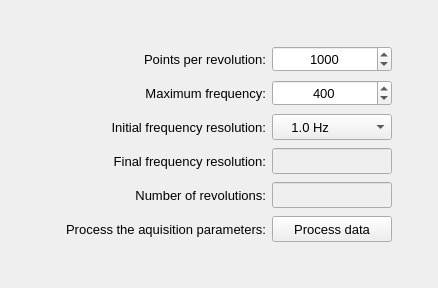
           <widget class="QWidget" name="tab_signal_processing">
            <attribute name="title">
             <string>Signal processing</string>
            </attribute>
            <layout class="QGridLayout" name="gridLayout_26">
             <property name="leftMargin">
              <number>2</number>
             </property>
             <property name="topMargin">
              <number>2</number>
             </property>
             <property name="rightMargin">
              <number>2</number>
             </property>
             <property name="bottomMargin">
              <number>2</number>
             </property>
             <property name="horizontalSpacing">
              <number>2</number>
             </property>
             <property name="verticalSpacing">
              <number>6</number>
             </property>
             <item row="0" column="0">
              <spacer name="verticalSpacer_2">
               <property name="orientation">
                <enum>Qt::Vertical</enum>
               </property>
               <property name="sizeHint" stdset="0">
                <size>
                 <width>20</width>
                 <height>40</height>
                </size>
               </property>
              </spacer>
             </item>
             <item row="2" column="0">
              <spacer name="verticalSpacer">
               <property name="orientation">
                <enum>Qt::Vertical</enum>
               </property>
               <property name="sizeHint" stdset="0">
                <size>
                 <width>20</width>
                 <height>40</height>
                </size>
               </property>
              </spacer>
             </item>
             <item row="1" column="0">
              <widget class="QFrame" name="frame_4">
               <property name="maximumSize">
                <size>
                 <width>16777215</width>
                 <height>16777215</height>
                </size>
               </property>
               <property name="frameShape">
                <enum>QFrame::NoFrame</enum>
               </property>
               <property name="frameShadow">
                <enum>QFrame::Raised</enum>
               </property>
               <layout class="QGridLayout" name="gridLayout">
                <property name="leftMargin">
                 <number>4</number>
                </property>
                <property name="topMargin">
                 <number>4</number>
                </property>
                <property name="rightMargin">
                 <number>4</number>
                </property>
                <property name="bottomMargin">
                 <number>4</number>
                </property>
                <property name="horizontalSpacing">
                 <number>6</number>
                </property>
                <property name="verticalSpacing">
                 <number>8</number>
                </property>
                <item row="3" column="1">
                 <widget class="QLabel" name="label_39">
                  <property name="minimumSize">
                   <size>
                    <width>220</width>
                    <height>26</height>
                   </size>
                  </property>
                  <property name="maximumSize">
                   <size>
                    <width>220</width>
                    <height>26</height>
                   </size>
                  </property>
                  <property name="font">
                   <font>
                    <pointsize>10</pointsize>
                   </font>
                  </property>
                  <property name="text">
                   <string>Final frequency resolution:</string>
                  </property>
                  <property name="alignment">
                   <set>Qt::AlignRight|Qt::AlignTrailing|Qt::AlignVCenter</set>
                  </property>
                 </widget>
                </item>
                <item row="2" column="2">
                 <widget class="QComboBox" name="comboBox_frequency_resolution">
                  <property name="minimumSize">
                   <size>
                    <width>120</width>
                    <height>0</height>
                   </size>
                  </property>
                  <property name="maximumSize">
                   <size>
                    <width>120</width>
                    <height>26</height>
                   </size>
                  </property>
                  <property name="font">
                   <font>
                    <pointsize>10</pointsize>
                   </font>
                  </property>
                  <property name="layoutDirection">
                   <enum>Qt::LeftToRight</enum>
                  </property>
                  <property name="currentIndex">
                   <number>3</number>
                  </property>
                  <item>
                   <property name="text">
                    <string>    0.1 Hz</string>
                   </property>
                  </item>
                  <item>
                   <property name="text">
                    <string>    0.2 Hz</string>
                   </property>
                  </item>
                  <item>
                   <property name="text">
                    <string>    0.5Hz</string>
                   </property>
                  </item>
                  <item>
                   <property name="text">
                    <string>    1.0 Hz</string>
                   </property>
                  </item>
                  <item>
                   <property name="text">
                    <string>    2.0 Hz</string>
                   </property>
                  </item>
                 </widget>
                </item>
                <item row="1" column="2">
                 <widget class="QSpinBox" name="spinBox_max_frequency">
                  <property name="minimumSize">
                   <size>
                    <width>120</width>
                    <height>0</height>
                   </size>
                  </property>
                  <property name="maximumSize">
                   <size>
                    <width>120</width>
                    <height>26</height>
                   </size>
                  </property>
                  <property name="font">
                   <font>
                    <pointsize>10</pointsize>
                   </font>
                  </property>
                  <property name="alignment">
                   <set>Qt::AlignCenter</set>
                  </property>
                  <property name="minimum">
                   <number>100</number>
                  </property>
                  <property name="maximum">
                   <number>1000</number>
                  </property>
                  <property name="singleStep">
                   <number>10</number>
                  </property>
                  <property name="value">
                   <number>400</number>
                  </property>
                 </widget>
                </item>
                <item row="4" column="1">
                 <widget class="QLabel" name="label_40">
                  <property name="minimumSize">
                   <size>
                    <width>220</width>
                    <height>26</height>
                   </size>
                  </property>
                  <property name="maximumSize">
                   <size>
                    <width>220</width>
                    <height>26</height>
                   </size>
                  </property>
                  <property name="font">
                   <font>
                    <pointsize>10</pointsize>
                   </font>
                  </property>
                  <property name="text">
                   <string>Number of revolutions:</string>
                  </property>
                  <property name="alignment">
                   <set>Qt::AlignRight|Qt::AlignTrailing|Qt::AlignVCenter</set>
                  </property>
                 </widget>
                </item>
                <item row="4" column="2">
                 <widget class="QLineEdit" name="lineEdit_number_of_revolutions">
                  <property name="enabled">
                   <bool>false</bool>
                  </property>
                  <property name="minimumSize">
                   <size>
                    <width>120</width>
                    <height>0</height>
                   </size>
                  </property>
                  <property name="maximumSize">
                   <size>
                    <width>120</width>
                    <height>26</height>
                   </size>
                  </property>
                  <property name="font">
                   <font>
                    <pointsize>10</pointsize>
                   </font>
                  </property>
                  <property name="styleSheet">
                   <string notr="true"/>
                  </property>
                  <property name="alignment">
                   <set>Qt::AlignCenter</set>
                  </property>
                 </widget>
                </item>
                <item row="3" column="2">
                 <widget class="QLineEdit" name="lineEdit_frequency_resolution">
                  <property name="enabled">
                   <bool>false</bool>
                  </property>
                  <property name="minimumSize">
                   <size>
                    <width>120</width>
                    <height>0</height>
                   </size>
                  </property>
                  <property name="maximumSize">
                   <size>
                    <width>120</width>
                    <height>26</height>
                   </size>
                  </property>
                  <property name="font">
                   <font>
                    <pointsize>10</pointsize>
                   </font>
                  </property>
                  <property name="styleSheet">
                   <string notr="true"/>
                  </property>
                  <property name="alignment">
                   <set>Qt::AlignCenter</set>
                  </property>
                 </widget>
                </item>
                <item row="0" column="1">
                 <widget class="QLabel" name="label_37">
                  <property name="minimumSize">
                   <size>
                    <width>220</width>
                    <height>26</height>
                   </size>
                  </property>
                  <property name="maximumSize">
                   <size>
                    <width>220</width>
                    <height>26</height>
                   </size>
                  </property>
                  <property name="font">
                   <font>
                    <pointsize>10</pointsize>
                   </font>
                  </property>
                  <property name="text">
                   <string>Points per revolution:</string>
                  </property>
                  <property name="alignment">
                   <set>Qt::AlignRight|Qt::AlignTrailing|Qt::AlignVCenter</set>
                  </property>
                 </widget>
                </item>
                <item row="0" column="3">
                 <spacer name="horizontalSpacer_3">
                  <property name="orientation">
                   <enum>Qt::Horizontal</enum>
                  </property>
                  <property name="sizeHint" stdset="0">
                   <size>
                    <width>40</width>
                    <height>20</height>
                   </size>
                  </property>
                 </spacer>
                </item>
                <item row="2" column="1">
                 <widget class="QLabel" name="label_38">
                  <property name="minimumSize">
                   <size>
                    <width>220</width>
                    <height>26</height>
                   </size>
                  </property>
                  <property name="maximumSize">
                   <size>
                    <width>220</width>
                    <height>26</height>
                   </size>
                  </property>
                  <property name="font">
                   <font>
                    <pointsize>10</pointsize>
                   </font>
                  </property>
                  <property name="text">
                   <string>Initial frequency resolution:</string>
                  </property>
                  <property name="alignment">
                   <set>Qt::AlignRight|Qt::AlignTrailing|Qt::AlignVCenter</set>
                  </property>
                 </widget>
                </item>
                <item row="1" column="1">
                 <widget class="QLabel" name="label_41">
                  <property name="minimumSize">
                   <size>
                    <width>220</width>
                    <height>26</height>
                   </size>
                  </property>
                  <property name="maximumSize">
                   <size>
                    <width>220</width>
                    <height>26</height>
                   </size>
                  </property>
                  <property name="font">
                   <font>
                    <pointsize>10</pointsize>
                   </font>
                  </property>
                  <property name="text">
                   <string>Maximum frequency:</string>
                  </property>
                  <property name="alignment">
                   <set>Qt::AlignRight|Qt::AlignTrailing|Qt::AlignVCenter</set>
                  </property>
                 </widget>
                </item>
                <item row="0" column="2">
                 <widget class="QSpinBox" name="spinBox_number_of_points">
                  <property name="minimumSize">
                   <size>
                    <width>120</width>
                    <height>0</height>
                   </size>
                  </property>
                  <property name="maximumSize">
                   <size>
                    <width>120</width>
                    <height>26</height>
                   </size>
                  </property>
                  <property name="font">
                   <font>
                    <pointsize>10</pointsize>
                   </font>
                  </property>
                  <property name="alignment">
                   <set>Qt::AlignCenter</set>
                  </property>
                  <property name="minimum">
                   <number>60</number>
                  </property>
                  <property name="maximum">
                   <number>10000</number>
                  </property>
                  <property name="singleStep">
                   <number>1</number>
                  </property>
                  <property name="value">
                   <number>1000</number>
                  </property>
                 </widget>
                </item>
                <item row="0" column="0">
                 <spacer name="horizontalSpacer_4">
                  <property name="orientation">
                   <enum>Qt::Horizontal</enum>
                  </property>
                  <property name="sizeHint" stdset="0">
                   <size>
                    <width>40</width>
                    <height>20</height>
                   </size>
                  </property>
                 </spacer>
                </item>
                <item row="5" column="2">
                 <widget class="QPushButton" name="pushButton_process_aquisition_parameters">
                  <property name="minimumSize">
                   <size>
                    <width>120</width>
                    <height>0</height>
                   </size>
                  </property>
                  <property name="maximumSize">
                   <size>
                    <width>120</width>
                    <height>30</height>
                   </size>
                  </property>
                  <property name="font">
                   <font>
                    <pointsize>10</pointsize>
                   </font>
                  </property>
                  <property name="toolTip">
                   <string>&lt;html&gt;&lt;head/&gt;&lt;body&gt;&lt;p&gt;Press to process the aquisition parameters&lt;/p&gt;&lt;/body&gt;&lt;/html&gt;</string>
                  </property>
                  <property name="styleSheet">
                   <string notr="true"/>
                  </property>
                  <property name="text">
                   <string>Process data</string>
                  </property>
                 </widget>
                </item>
                <item row="5" column="1">
                 <widget class="QLabel" name="label_49">
                  <property name="minimumSize">
                   <size>
                    <width>220</width>
                    <height>26</height>
                   </size>
                  </property>
                  <property name="maximumSize">
                   <size>
                    <width>220</width>
                    <height>26</height>
                   </size>
                  </property>
                  <property name="font">
                   <font>
                    <pointsize>10</pointsize>
                   </font>
                  </property>
                  <property name="text">
                   <string>Process the aquisition parameters:</string>
                  </property>
                  <property name="alignment">
                   <set>Qt::AlignRight|Qt::AlignTrailing|Qt::AlignVCenter</set>
                  </property>
                 </widget>
                </item>
               </layout>
              </widget>
             </item>
            </layout>
           </widget>
